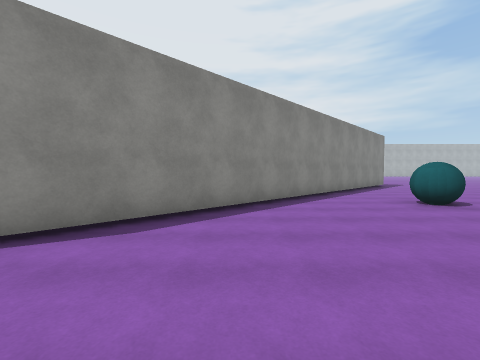
[1] (above)

20 first-person views from a walk through a scene from a Unity 3-D project. The camera is 1.5 m above the floor, tilts 2° down and sees 90° across. The floor is counted in squares, 2 m on a side. Each view is taken from the middle of a square. On the plan, view 1 faces up. The plan holds only what a view shows up to about 9 squares ahead; the rest is blank. The place goes on beyond the plan. The player is left out. Surface patterns are stand-ins for the level's own textures.

[2]
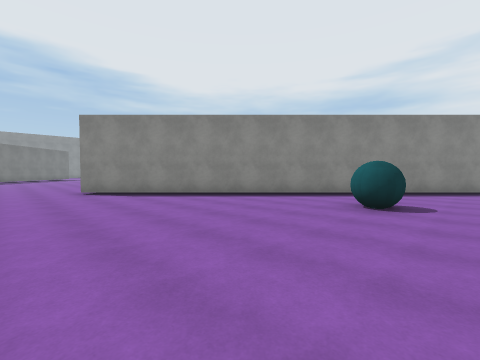

[3]
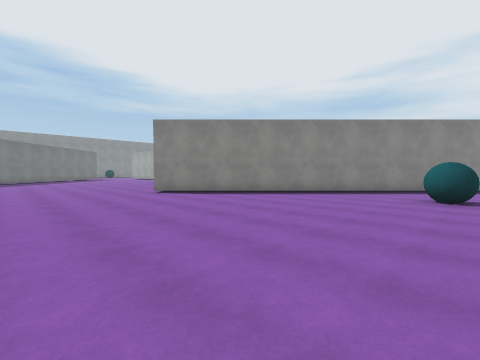

[4]
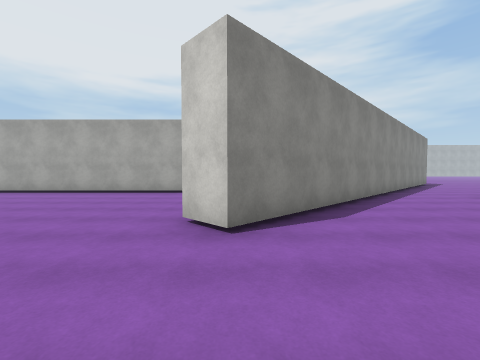

[5]
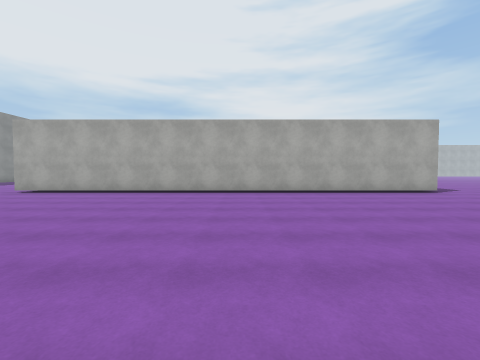

[6]
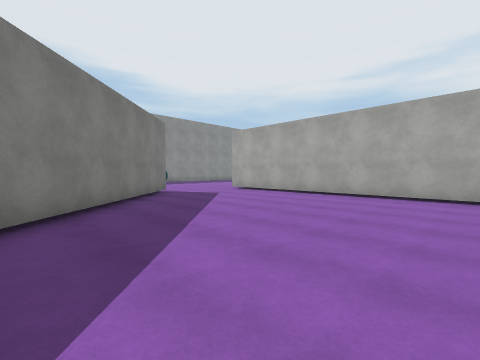

[7]
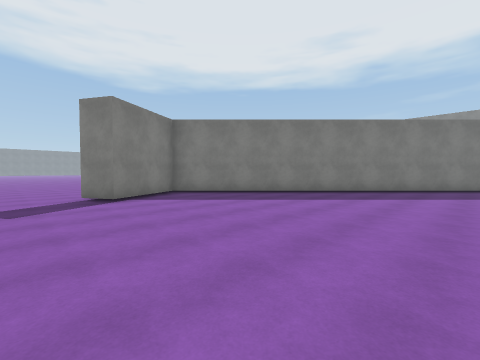

[8]
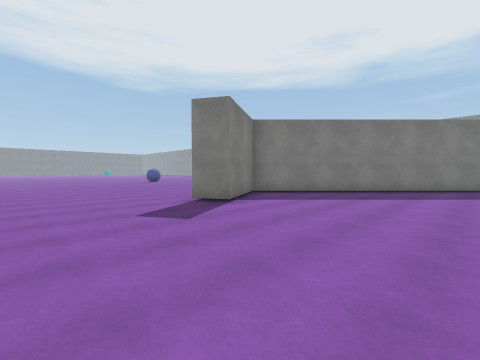

[9]
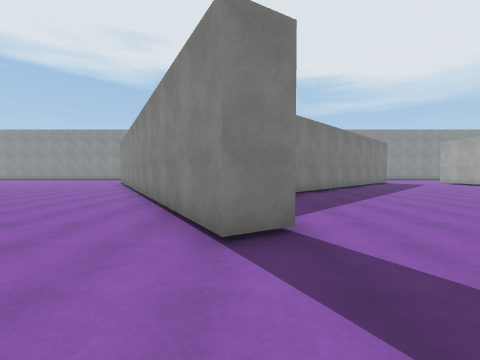

[10]
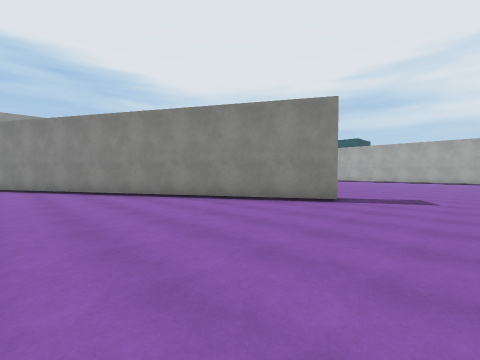

[11]
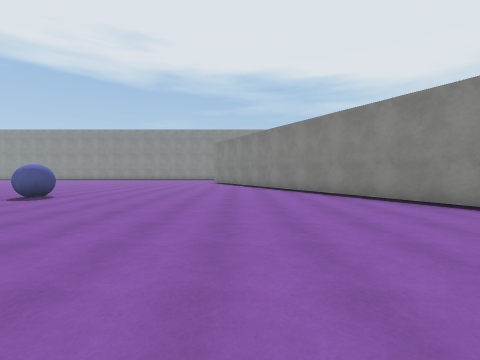

[12]
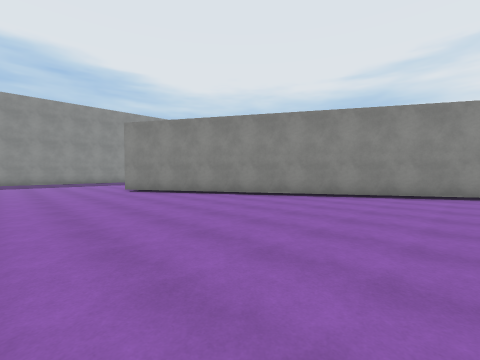

[13]
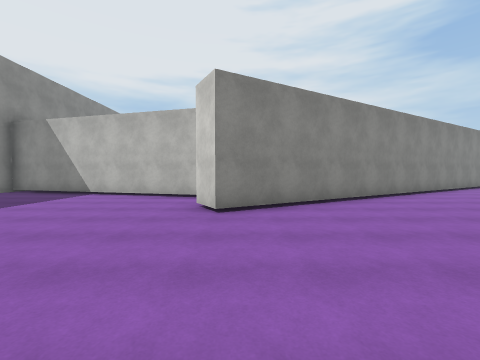

[14]
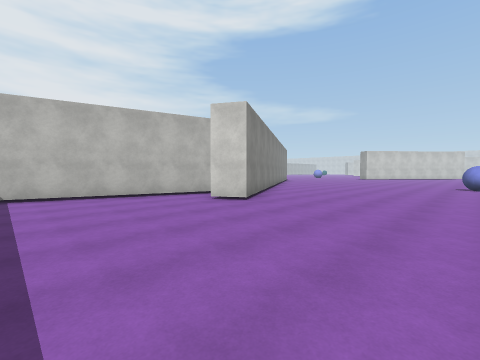

[15]
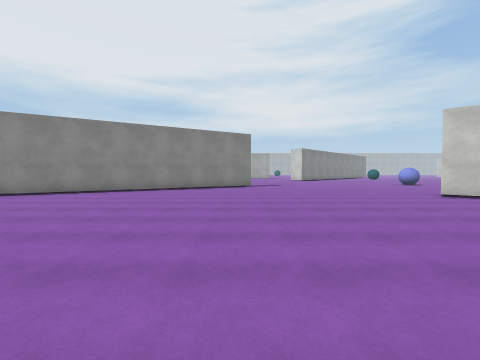

[16]
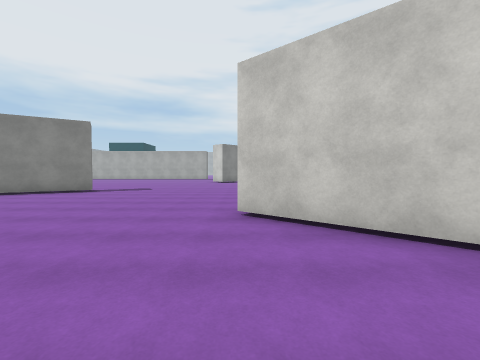

[17]
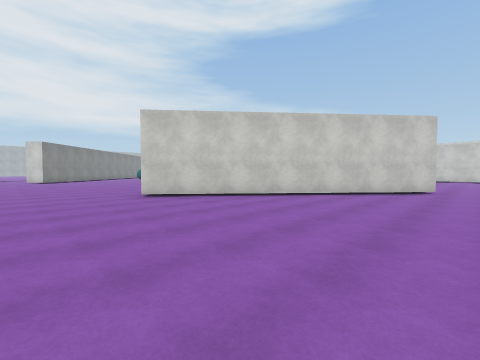

[18]
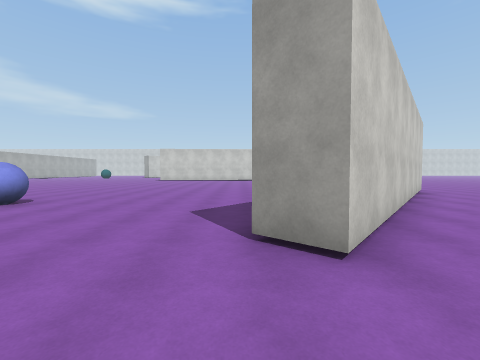

[19]
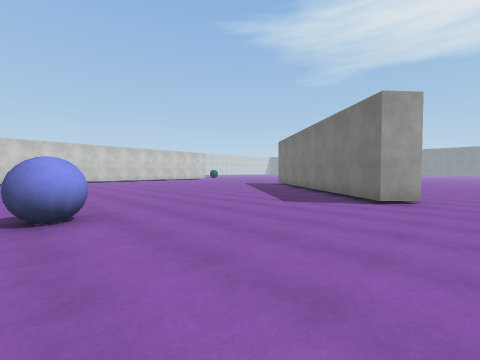

[20]
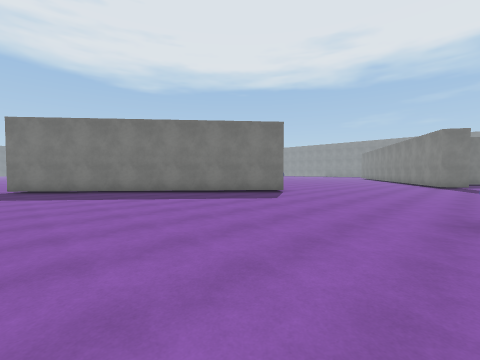

### Floor plan
Points are (right, up) in squares from view 1. A wall is a line through its corners. A room is listed if a view was taken in it or the views show most of it. See-through windows are left out.
Room 1 (views 1, 2, 3, 4, 5, 6, 7, 8, 9, 10, 11, 12, 13, 14, 15, 16, 17, 18, 19, 20)
walls: (-19.7, -10.5) (-25.5, -8.9); (-6.5, 7.5) (-20, 7.5); (5.2, -16) (-2, -9.9) (-1.4, -9.1) (5.8, -15.2); (-20.3, 4.4) (-10.3, -5.7) (-8, -4.3) (-7.5, -5.2) (-20.4, -12.7) (-21, -11.8); (6, 11) (-3.1, 1.8) (-3.9, 2.6)
ways out: opening at (-20.3, 6); opening at (-5, 5.2)
objects: blue ball (-12, -17); blue ball (1, -3); other object (4, 6)

Where each view was taken, in squares from view 1:
view 1: 0 up, 0 right, facing up
view 2: 0 up, 6 right, facing up-left
view 3: 2 down, 5 right, facing up-left
view 4: 1 down, 3 left, facing up
view 5: 1 down, 12 left, facing up
view 6: 0 up, 12 left, facing up-left
view 7: 2 up, 6 left, facing down-left
view 8: 0 up, 4 left, facing down-left
view 9: 5 down, 5 left, facing left
view 10: 11 down, 5 left, facing up-left
view 11: 11 down, 5 left, facing left
view 12: 16 down, 11 left, facing up-left
view 13: 17 down, 20 left, facing up
view 14: 17 down, 25 left, facing up-right
view 15: 17 down, 8 left, facing up
view 16: 14 down, 2 left, facing up
view 17: 17 down, 5 left, facing up-right
view 18: 9 down, 4 left, facing right
view 19: 3 down, 3 left, facing down-right
view 20: 4 down, 6 right, facing down-left
